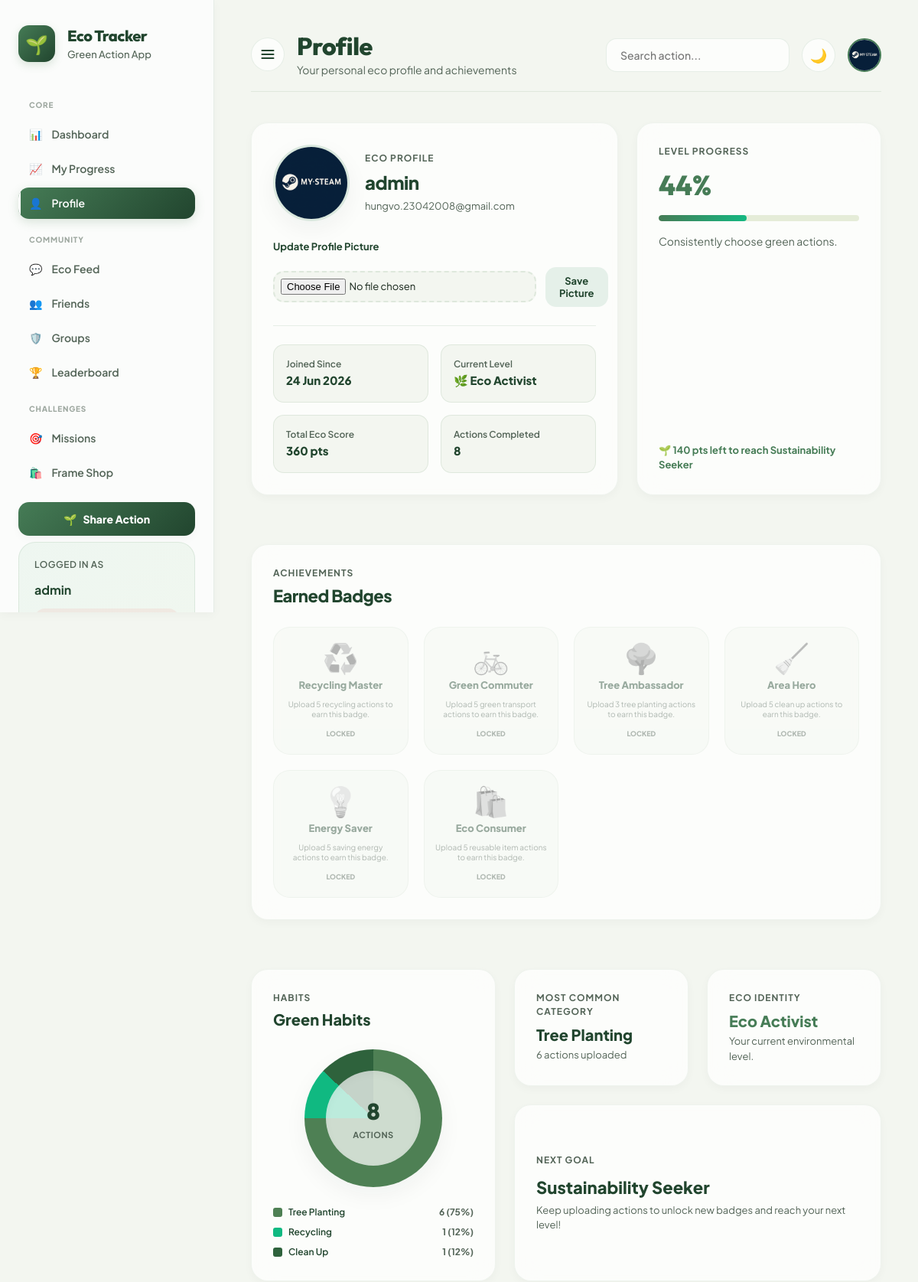
The page /profile/ (signed in, upper part) on the database as committed earlier.
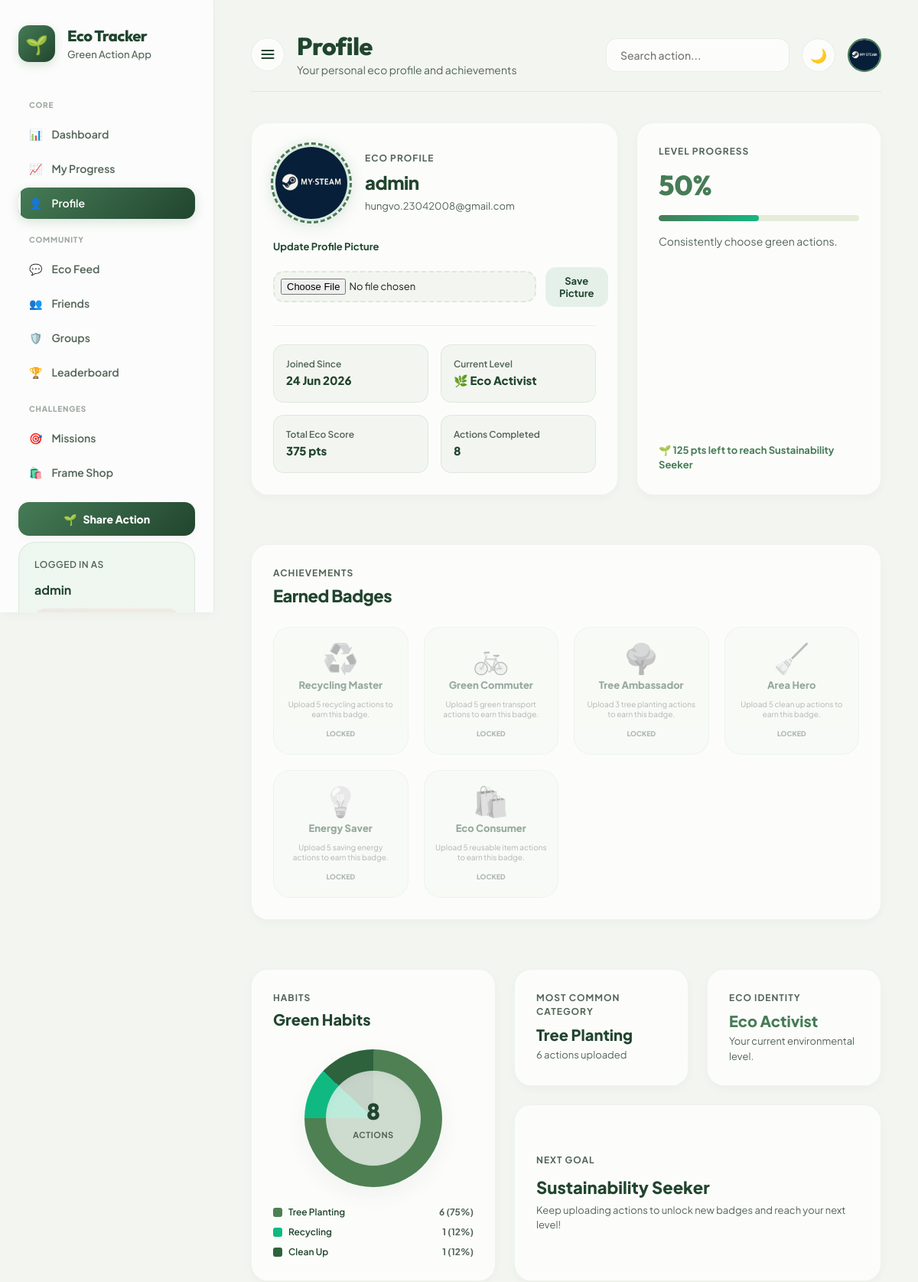
The same page on the database as committed later.
### tracker/models.py (models this page shows, shortened)
class UserProfile(models.Model):
    user = models.OneToOneField(
        User,
        on_delete=models.CASCADE,
        related_name="profile"
    )
    avatar = models.ImageField(
        upload_to="avatars/",
        blank=True,
        null=True
    )
    streak_count = models.PositiveIntegerField(default=0)
    last_action_date = models.DateField(null=True, blank=True)
    last_level = models.CharField(max_length=100, default="Eco Novice")
    last_perfect_day_date = models.DateField(null=True, blank=True)
    points_spent = models.PositiveIntegerField(default=0)
    active_frame = models.ForeignKey(
        "AvatarFrame",
        on_delete=models.SET_NULL,
        null=True,
        blank=True,
        related_name="active_users"
    )

### tracker/views.py (the view)
# urls.py: path("profile/", views.profile, name="profile"),
@login_required
def profile(request):
    profile_obj, created = UserProfile.objects.get_or_create(user=request.user)
    actions = EcoAction.objects.filter(user=request.user).order_by("-created_at")
    total_points = get_user_total_points(request.user)
    action_count = actions.count()
    level_info = get_level_info(total_points)
    progress_percent = level_info["progress_percent"]
    impact_level = level_info["name"]
    category_map = dict(EcoAction.CATEGORY_CHOICES)
    top_category_data = (
        actions
        .values("category")
        .annotate(total_actions=Count("id"), total_points=Sum("points"))
        .order_by("-total_actions", "-total_points")
        .first()
    )
    if top_category_data:
        most_common_category = category_map.get(
            top_category_data["category"],
            top_category_data["category"]
        )
        most_common_category_count = top_category_data["total_actions"]
    else:
        most_common_category = "No category yet"
        most_common_category_count = 0
    recent_actions = actions[:4]
    create_default_badges()  # Ensure badges exist
    earned_badges = UserBadge.objects.filter(user=request.user).select_related("badge")
    earned_badge_ids = set(earned_badges.values_list("badge_id", flat=True))
    all_badges = Badge.objects.all()
    badges_list = []
    for b in all_badges:
        badges_list.append({
            "badge": b,
            "is_earned": b.id in earned_badge_ids,
            "earned_at": earned_badges.filter(badge=b).first().earned_at if b.id in earned_badge_ids else None
        })
    category_stats = (
        actions
        .values("category")
        .annotate(count=Count("id"))
        .order_by("-count")
    )
    habit_analytics = []
    colors = ["#4e8054", "#10b981", "#2e623c", "#f59e0b", "#3b82f6", "#8b5cf6"]
    cumulative_percent = 0
    for index, item in enumerate(category_stats):
        pct = int((item["count"] / action_count) * 100) if action_count > 0 else 0
        color = colors[index % len(colors)]
        habit_analytics.append({
            "name": category_map.get(item["category"], item["category"]),
            "count": item["count"],
            "percent": pct,
            "color": color,
            "start_percent": cumulative_percent,
            "end_percent": cumulative_percent + pct
        })
        cumulative_percent += pct
    context = {
        "page_title": "Profile",
        "page_subtitle": "Your personal eco profile and achievements",
        "total_points": total_points,
        "action_count": action_count,
        "progress_percent": progress_percent,
        "impact_level": impact_level,
        "level_info": level_info,
        "most_common_category": most_common_category,
        "most_common_category_count": most_common_category_count,
        "recent_actions": recent_actions,
        "profile": profile_obj,
        "badges": badges_list,
        "habit_analytics": habit_analytics,
        "eco_levels": ECO_LEVELS,
    }
    return render(request, "pages/profile.html", context)

### tracker/utils.py (called while the page is built)
def get_user_total_points(user):
    from .models import UserGroupQuestReward, UserTriviaSubmission
    action_points = EcoAction.objects.filter(user=user).aggregate(total=Sum("points"))["total"] or 0
    daily_points = UserDailyMission.objects.filter(user=user, is_completed=True).aggregate(total=Sum("earned_points"))["total"] or 0
    weekly_points = UserWeeklyMission.objects.filter(user=user, is_completed=True).aggregate(total=Sum("earned_points"))["total"] or 0
    group_points = UserGroupQuestReward.objects.filter(user=user).aggregate(total=Sum("earned_points"))["total"] or 0
    trivia_points = UserTriviaSubmission.objects.filter(user=user).aggregate(total=Sum("earned_points"))["total"] or 0
    return action_points + daily_points + weekly_points + group_points + trivia_points

### templates/pages/profile.html (shortened to what the changed rows need)
{% extends "base.html" %}
{% block content %}
<section class="profile-layout" style="margin-bottom: 32px;">
    <div class="card profile-main-card">
        <div class="profile-header">
            <div>
                <div style="display: flex; align-items: center; gap: 10px;">
                    <h2 style="font-size: 24px; font-weight: 800; color: var(--accent); letter-spacing: -0.5px; margin: 0;">{{ user.username }}</h2>
                </div>
            </div>
        </div>
        <div class="profile-info-grid">
            <div class="profile-info-box">
                <p>Current Level</p>
                <strong>{{ level_info.icon }} {{ level_info.name }}</strong>
            </div>
            <div class="profile-info-box">
                <p>Total Eco Score</p>
                <strong>{{ total_points }} pts</strong>
            </div>
        </div>
    </div>
    <div class="card profile-level-card">
        <div>
            <p class="card-label">Level Progress</p>
            <h2 style="font-size: 36px; font-weight: 800; color: var(--primary); font-family: 'Outfit', sans-serif; margin: 8px 0 12px;">{{ progress_percent }}%</h2>
            <div class="progress-bar-container" style="height: 8px; background: #e5ecd8; margin-bottom: 16px;">
                <div class="progress-bar-fill" style="width: {{ progress_percent|default:0 }}%;"></div>
            </div>
            <p class="muted-text" style="font-size: 14px; line-height: 1.5; color: var(--text-muted); margin-bottom: 16px;">{{ level_info.description }}</p>
        </div>
        {% if level_info.next_level %}
            <strong class="next-level-text" style="font-size: 13px; font-weight: 700; color: var(--primary);">
                🌱 {{ level_info.points_to_next }} pts left to reach {{ level_info.next_level }}
            </strong>
        {% else %}
            <strong class="next-level-text" style="font-size: 13px; font-weight: 700; color: var(--emerald);">
                🏆 Highest level reached! You are an Earth Guardian.
            </strong>
        {% endif %}
    </div>
</section>
<div class="card" style="margin-bottom: 32px;">
    <div class="card-header">
        <div>
            <h2>Earned Badges</h2>
        </div>
    </div>
</div>
<div class="profile-layout" style="margin-bottom: 32px; grid-template-columns: 1.2fr 1.8fr;">
    <div class="card" style="display: flex; flex-direction: column; align-items: center; padding: 28px;">
        <h2 style="align-self: flex-start; font-size: 20px; font-weight: 800; color: var(--accent); margin-bottom: 24px;">Green Habits</h2>
    </div>
    <div style="display: flex; flex-direction: column; gap: 24px;">
        <div style="display: grid; grid-template-columns: repeat(2, 1fr); gap: 24px;">
            <div class="card">
                <h2 style="font-size: 20px; font-weight: 800; color: var(--accent); margin: 6px 0 2px;">{{ most_common_category }}</h2>
            </div>
            <div class="card">
                <p class="card-label">Eco Identity</p>
                <h2 style="font-size: 20px; font-weight: 800; color: var(--primary); margin: 6px 0 2px;">{{ impact_level }}</h2>
                <p class="muted-text" style="font-size: 13px; color: var(--text-muted);">Your current environmental level.</p>
            </div>
        </div>
        <div class="card" style="flex: 1; display: flex; flex-direction: column; justify-content: center;">
            {% if level_info.next_level %}
                <h2 style="font-size: 22px; font-weight: 800; color: var(--accent); margin: 6px 0 4px;">{{ level_info.next_level }}</h2>
            {% else %}
                <h2 style="font-size: 22px; font-weight: 800; color: var(--emerald); margin: 6px 0 4px;">Max Level</h2>
                <p class="muted-text" style="font-size: 13px; color: var(--text-muted);">Congratulations! You have completed the full level roadmap.</p>
            {% endif %}
        </div>
    </div>
</div>
{% endblock %}

Rows that differ between the two databases and show on the page:
now on this page (row edited): UserProfile: name "Eco Activist", last_level "Eco Activist"
Other text that changed with them:
{{ total_points }}: "360" → "375"
{{ progress_percent }}: "44" → "50"
{{ progress_percent|default:0 }}: 44 → 50 (drawn)
{{ level_info.points_to_next }}: "140" → "125"
{{ level_info.name }}: "Eco Activist" → (not shown)
{{ impact_level }}: "Eco Activist" → (not shown)
